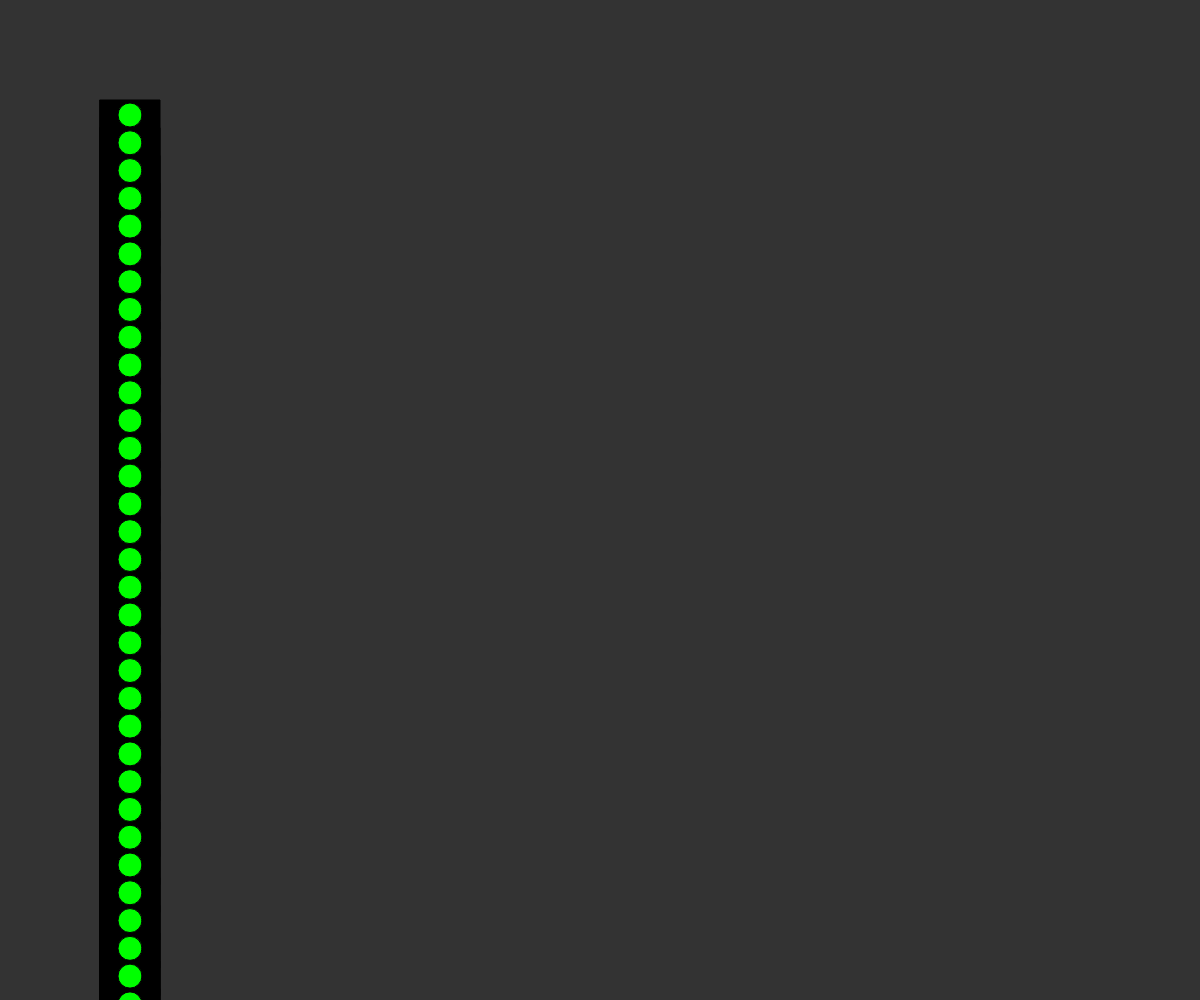
Frame 1 (no input)
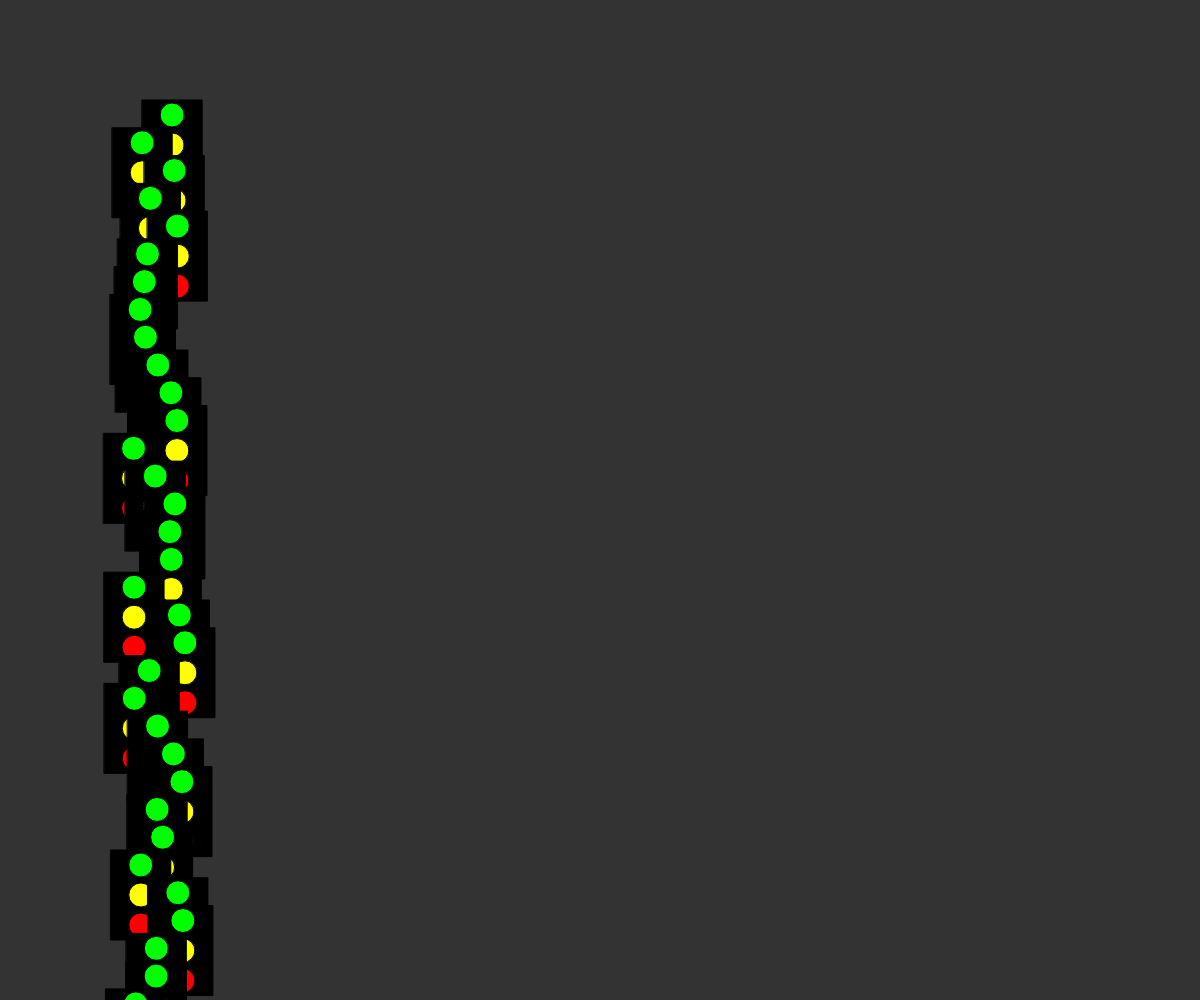
Frame 60 (no input)
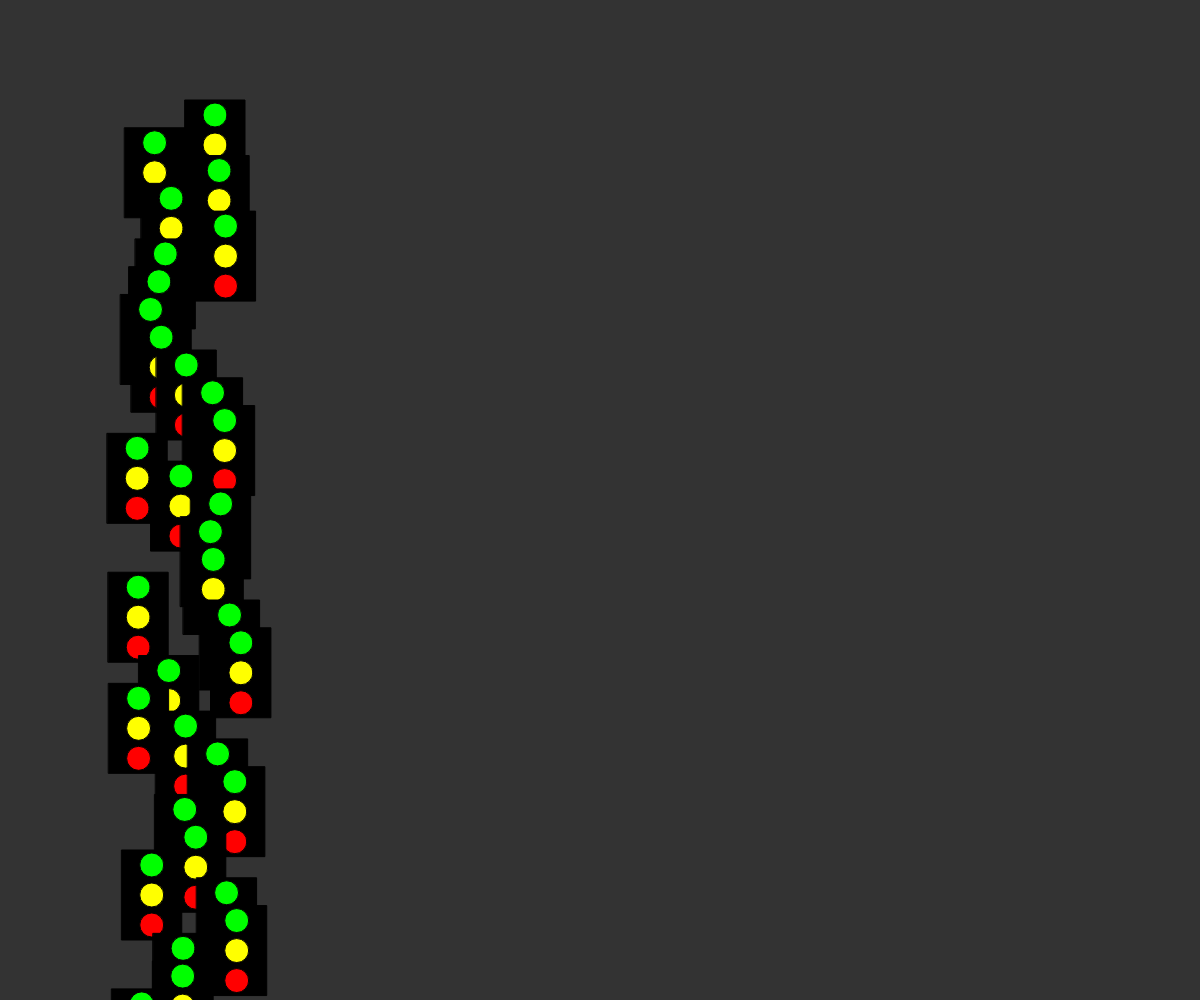
Frame 120 (the mouse pressed at the canvas centre since frame 60)

The p5.js sketch that drew these frames (run headless with seeded random() and noise() and a simulated clock; from frame 60 on, the mouse is pressed at the canvas centre):

// p5.js sketch
// ── sketch.js
var trafficLight = [];
var num_of_lights = 36;
var bg_color;
var x = 0;
var y = 0;
var w = 60;
var h = 90;

function setup() {
  createCanvas(windowWidth, windowHeight);
  bg_color = color(51, 51, 51);

  for (var i=0; i < num_of_lights; i++) {
    trafficLight.push( new changingLight(0, height/num_of_lights*i) );
  }
}

function draw() {
  background(bg_color);

  for (var i = 0; i< trafficLight.length; i++) {
    trafficLight[i].frame();
  }
}


class changingLight {
  constructor(loc_x, loc_y) {

    this.loc_x = 100 + loc_x;
    this.loc_y = 100 + loc_y;
    this.baseRect_color = (0);
    this.greenLight_color = color(0, 255, 0);
    this.yellowLight_color = color(255, 255, 0);
    this.redLight_color = color(255, 0, 0);
    this.base_rectX = 0;
    this.base_rectY = 0;
    this.base_rectW = 60;
    this.base_rectH = 90;
    this.lightD = this.base_rectW * 0.4;


    this.moveAmt = random(1.0);

  }
  frame() {
    this.display();
    this.move();
  }

  display() {

    push();

    translate(this.loc_x, this.loc_y);
    fill(this.baseRect_color);

    rect(this.base_rectX, this.base_rectY, this.base_rectW, this.base_rectH);

    //green light
    fill(this.greenLight_color);
    ellipse(this.base_rectW/2, this.base_rectH/6, this.lightD);

    //yellow light
    fill(this.yellowLight_color);
    ellipse(this.base_rectW/2, this.base_rectH/6*3, this.lightD);

    //red light
    fill(this.redLight_color);
    ellipse(this.base_rectW/2, this.base_rectH/6*5, this.lightD);

    pop();
  }

  move() {
    this.loc_x = this.loc_x + this.moveAmt;

  }

}
